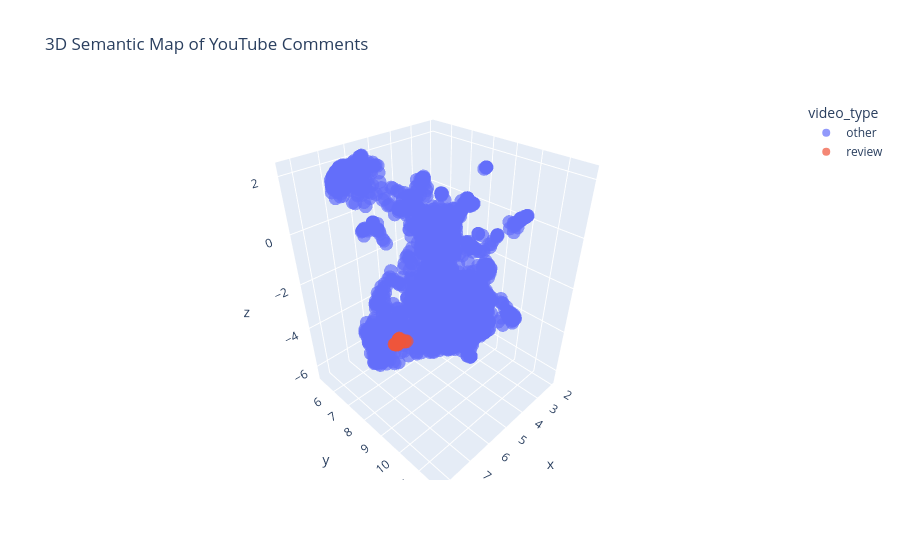

This figure's notebook cell:
### Code cell
fig = px.scatter_3d(
    comments_semantic,

    x="x",
    y="y",
    z="z",

    color="video_type",

    hover_data=[
        "text",
        "title",
        "sentiment"
    ],

    opacity=0.7,

    title="3D Semantic Map of YouTube Comments"
)

fig.show()

### Figure 1 — Plotly figure (JSON) as saved in the notebook; plotly's stock layout.template omitted (floating-point values rounded to 4 significant figures; data arrays with more than 128 entries replaced by an {"elided": "..."} marker saying what was removed)
{"data": [{"customdata": {"elided": "2567x3 mixed values"}, "hovertemplate": "video_type=other<br>x=%{x}<br>y=%{y}<br>z=%{z}<br>text=%{customdata[0]}<br>title=%{customdata[1]}<br>sentiment=%{customdata[2]}<extra></extra>", "legendgroup": "other", "marker": {"color": "#636efa", "opacity": 0.7, "symbol": "circle"}, "mode": "markers", "name": "other", "scene": "scene", "showlegend": true, "type": "scatter3d", "x": {"elided": "2567 float values"}, "y": {"elided": "2567 float values"}, "z": {"elided": "2567 float values"}}, {"customdata": {"elided": "68x3 mixed values"}, "hovertemplate": "video_type=review<br>x=%{x}<br>y=%{y}<br>z=%{z}<br>text=%{customdata[0]}<br>title=%{customdata[1]}<br>sentiment=%{customdata[2]}<extra></extra>", "legendgroup": "review", "marker": {"color": "#EF553B", "opacity": 0.7, "symbol": "circle"}, "mode": "markers", "name": "review", "scene": "scene", "showlegend": true, "type": "scatter3d", "x": [5.388, 5.426, 4.941, 5.226, 5.319, 5.21, 4.828, 5.232, 5.306, 5.353, 5.217, 5.369, 4.934, 5.043, 4.973, 4.816, 5.243, 5.362, 4.831, 5.357, 5.016, 5.52, 5.289, 5.332, 5.428, 5.222, 5.272, 4.9, 4.948, 5.1, 5.274, 4.78, 5.374, 4.961, 4.825, 4.841, 5.259, 4.97, 4.864, 5.188, 4.798, 5.336, 4.912, 5.157, 4.834, 4.863, 5.007, 5.241, 4.989, 5.113, 5.07, 4.936, 4.92, 4.893, 4.824, 4.909, 5.271, 5.21, 4.933, 4.832, 5.015, 5.09, 4.854, 5.123, 4.93, 5.206, 5.207, 5.067], "y": [6.216, 6.259, 5.849, 6.129, 6.188, 6.184, 5.789, 6.228, 6.144, 6.166, 6.073, 6.198, 5.96, 5.934, 6.491, 5.79, 6.131, 6.208, 5.811, 6.186, 6.392, 6.342, 6.137, 6.189, 6.269, 6.083, 6.236, 5.834, 6.345, 6.094, 6.206, 5.777, 6.191, 5.857, 5.798, 5.799, 6.092, 5.894, 5.832, 6.028, 5.746, 6.179, 5.85, 6.109, 5.815, 5.831, 5.909, 6.056, 5.922, 5.987, 5.963, 5.87, 5.849, 5.884, 5.762, 5.863, 6.159, 6.076, 5.855, 5.797, 5.924, 5.972, 5.822, 5.994, 5.884, 6.06, 6.054, 5.945], "z": [-6.003, -5.959, -6.441, -6.142, -6.06, -6.096, -6.35, -6.043, -6.09, -6.057, -6.184, -6.035, -6.261, -6.321, -5.92, -6.344, -6.129, -6.033, -6.347, -6.053, -5.989, -5.837, -6.093, -6.052, -5.953, -6.2, -6.08, -6.43, -6.02, -6.1, -6.068, -6.33, -6.029, -6.415, -6.362, -6.339, -6.164, -6.374, -6.341, -6.234, -6.388, -6.068, -6.361, -6.167, -6.307, -6.32, -6.347, -6.211, -6.389, -6.283, -6.278, -6.369, -6.362, -6.312, -6.356, -6.377, -6.097, -6.183, -6.397, -6.349, -6.365, -6.316, -6.357, -6.276, -6.424, -6.214, -6.222, -6.341]}], "layout": {"legend": {"title": {"text": "video_type"}, "tracegroupgap": 0}, "scene": {"domain": {"x": [0, 1], "y": [0, 1]}, "xaxis": {"title": {"text": "x"}}, "yaxis": {"title": {"text": "y"}}, "zaxis": {"title": {"text": "z"}}}, "title": {"text": "3D Semantic Map of YouTube Comments"}}}
